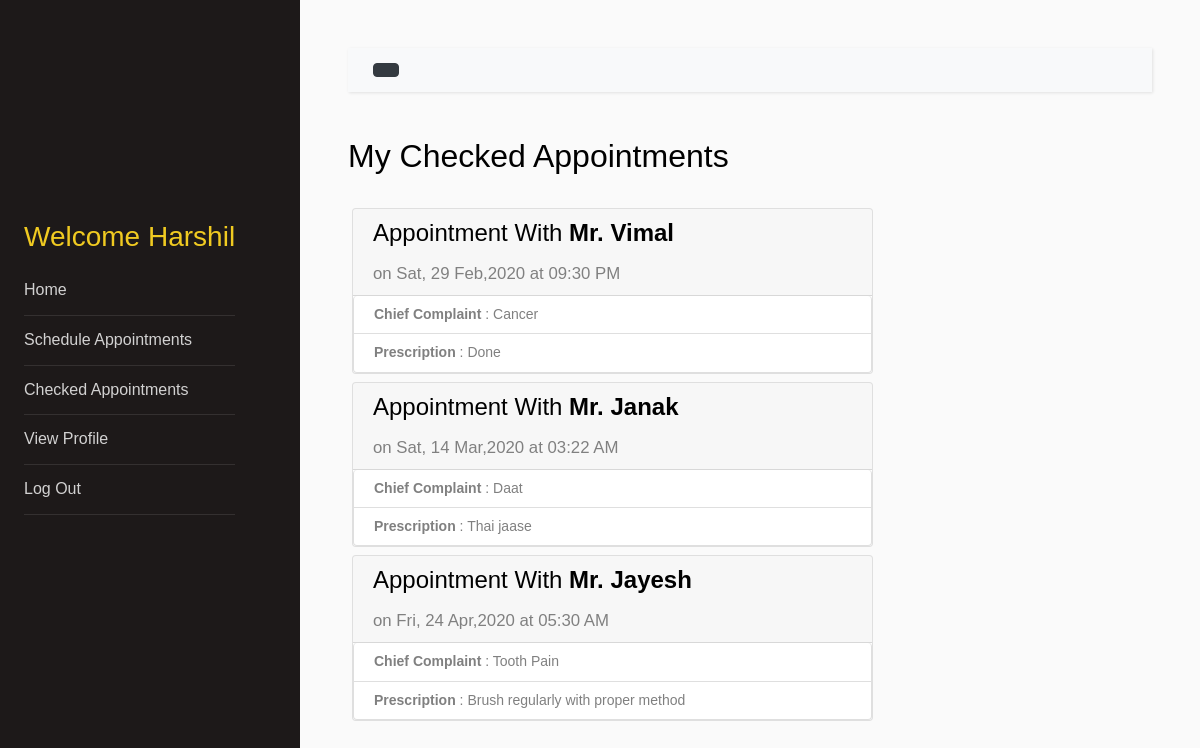
The page /doctor/checkedappointments/ (signed in) on the database its author committed.
### doctor/models.py (models this page shows)
class Doctor(models.Model):
	email_id=models.CharField(primary_key=True,max_length=30)
	password=models.CharField(max_length=20)
	name=models.CharField(max_length=30)
	gender=models.CharField(max_length=7)
	img_url=models.CharField(max_length=50)
	typeofdoctor=models.CharField(max_length=20)
	degree=models.CharField(max_length=30)
	hospital_address=models.CharField(max_length=50)
	phoneno=models.IntegerField()
	birthdate=models.DateField('date of birth')

### patient/models.py (models this page shows)
class PatientComplaint(models.Model):
	case_id=models.AutoField(primary_key=True)
	p_email=models.ForeignKey(Patient,on_delete=models.CASCADE)
	d_email=models.ForeignKey(Doctor,on_delete=models.CASCADE)
	chief_complaint=models.CharField(max_length=30)
	description=models.CharField(max_length=50)
	appointmentdate=models.DateTimeField(max_length=30)
	prescription=models.CharField(max_length=80)
	status=models.CharField(max_length=20)

class Patient(models.Model):
	email_id=models.EmailField(primary_key=True,max_length=30)
	password=models.CharField(max_length=20)
	name=models.CharField(max_length=30)
	gender=models.CharField(max_length=7)
	address=models.CharField(max_length=50)
	img_url=models.CharField(max_length=50)
	phoneno=models.IntegerField()
	birthdate=models.DateField('date of birth')

### doctor/views.py (the view)
# urls.py: path('checkedappointments/',views.CheckedAppointments.as_view(),name='checkedappointments'),
class CheckedAppointments(generic.ListView):
    template_name = 'doctor/view_checkedappointments.html'
    context_object_name = 'checked_appointment_list'
    def get_queryset(self):
        email=self.request.session.get('email')
        return PatientComplaint.objects.filter(d_email=email,status='checked')

### doctor/context_processors.py (called while the page is built)
def getDoctorInfo(request):
	email=request.session.get('email')
	if(email is None):
		return {}
	try:
		d=Doctor.objects.get(email_id=email)
		return {'doctor_info':d}
	except Doctor.DoesNotExist:
		return {}

### patient/context_processors.py (called while the page is built)
def getPatientInfo(request):
	email=request.session.get('email')
	if(email is None):
		return {}
	try:
		p=Patient.objects.get(email_id=email)
		return {'patient_info':p}
	except Patient.DoesNotExist:
		return {}

### templates/doctor/view_checkedappointments.html (shortened to what this page needs)
{%load static%}
<html lang="en">
    <head>
        <link rel="stylesheet" href="{% static 'css/bootstrap.min.css' %}">
        <link rel="stylesheet" href="{% static 'js/style.css'%}">
    </head>
    <body>
        {% include 'doctor/_header.html' %}
        <h2 class="mb-4">My Checked Appointments</h2>
        {%for appointment in checked_appointment_list%}
                <div class="row" style="padding: 4px">
                    <div class="col-sm-8">
                        <div class="card" style="max-width:800px">
                            <div class="card-header" style="padding:6px 16px 6px 20px">
                                <h4>Appointment With
                                    <b>
                                    {%if appointment.p_email.gender == 'male'%}Mr. {%endif%}
                                      {{appointment.p_email.name}}
                                    </b>
                                </h4>
                                <small  style="font-size: larger;">
                                   on {{appointment.appointmentdate|date:"D, d M,Y \\a\\t h:i A"}}
                                </small>
                            </div>
                            <ul class="list-group">
                                <li class="list-group-item" style="padding:6px 16px 6px 20px">
                                    <strong>Chief Complaint</strong> : {{appointment.chief_complaint}}</li>
                                <li class="list-group-item" style="padding:6px 16px 6px 20px">
                                    <strong>Prescription</strong> : {{appointment.prescription}}</li>
                            </ul>
                        </div>
                    </div>
                </div>
        {%endfor%}
        {% include 'doctor/_footer.html' %}
    </body>
</html>

### templates/doctor/_header.html (shortened to what this page needs)
{% load static %}
<div class="wrapper d-flex align-items-stretch">
    <nav id="sidebar">
        <div class="p-4 pt-5" style="position: fixed;">
            <a href="#" class="img logo rounded-circle mb-5"
            style="background-image: url({% static doctor_info.img_url %});"></a>
            <h3 style="color: #f0ca21">Welcome {{doctor_info.name.split.0}} </h3>
            <ul class="list-unstyled components mb-5">
                <li class="nav-item "><a href="{% url 'doctor:doctorhome'%}" class="">Home</a></li>
                <li class="nav-item"><a href="{% url 'doctor:scheduleappointments'%}">Schedule Appointments</a></li>
                <li class="nav-item"><a href="{% url 'doctor:checkedappointments'%}">Checked Appointments</a></li>
                <li class="nav-item"><a href="{% url 'doctor:doctorprofile'%}">View Profile</a></li>
                <li class="nav-item"><a href="{% url 'loginApp:logout'%}">Log Out</a></li>
            </ul>
        </div>
    </nav>
    <div id="content" class="p-4 p-md-5">
        <nav class="navbar navbar-expand-lg navbar-light bg-light">
            <div class="container-fluid">
                <button type="button" id="sidebarCollapse" class="btn btn-dark">
                </button>
            </div>
        </nav>

### rows shown on the page
Doctor: name.split.0 "Harshil"
PatientComplaint: shows "Mr.", p_email.name "Vimal", appointmentdate "Sat, 29 Feb,2020 at 09:30 PM", chief_complaint "Cancer", prescription "Done"
PatientComplaint: shows "Mr.", p_email.name "Janak", appointmentdate "Sat, 14 Mar,2020 at 03:22 AM", chief_complaint "Daat", prescription "Thai jaase"
PatientComplaint: shows "Mr.", p_email.name "Jayesh", appointmentdate "Fri, 24 Apr,2020 at 05:30 AM", chief_complaint "Tooth Pain", prescription "Brush regularly with proper method"
